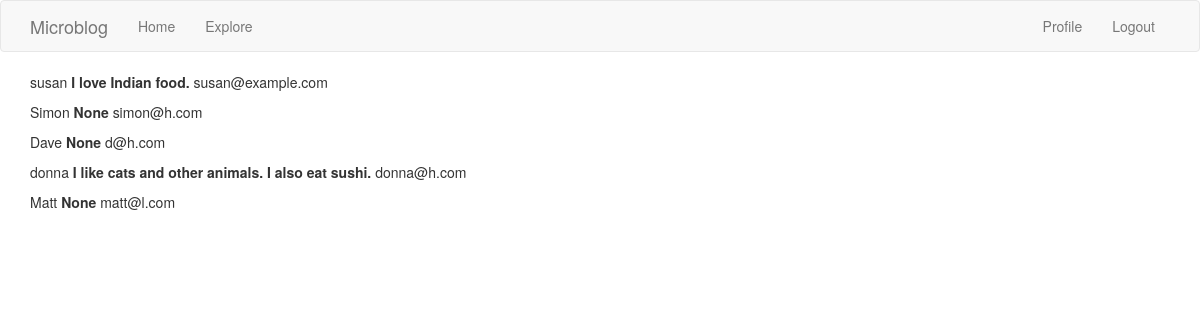
/userlist (signed in), run on the app's committed database.
### app/models.py (models this page shows, shortened)
class User(UserMixin,db.Model):
    id = db.Column(db.Integer, primary_key=True)
    username = db.Column(db.String(64), index=True, unique=True)
    email = db.Column(db.String(120), index=True, unique=True)
    password_hash = db.Column(db.String(128))
    posts = db.relationship('Post', backref='author', lazy='dynamic')
    about_me = db.Column(db.String(140))
    last_seen = db.Column(db.DateTime, default=datetime.utcnow)
    followed = db.relationship(
    'User', secondary=followers,
    primaryjoin=(followers.c.follower_id == id),
    secondaryjoin=(followers.c.followed_id == id),
    backref=db.backref('followers', lazy='dynamic'), lazy='dynamic')

### app/routes.py (the view)
@app.route('/userlist')
def userlist():
    users = User.query.all()
    return render_template('userlist.html', users=users)

### app/models.py (called while the page is built)
@login.user_loader
def load_user(id):
    return User.query.get(int(id))

### app/routes.py (called while the page is built)
@app.before_request
def before_request():
    if current_user.is_authenticated:
        current_user.last_seen = datetime.utcnow()
        db.session.commit()

### app/templates/userlist.html
{% extends "base.html" %}
{% block app_content %}
    {% for user in users %}
        <div><p>{{ user.username }} <b>{{user.about_me}}</b> {{user.email}}</p></div>
    {% endfor %}
{% endblock %}

### data on the page
User: username "susan", about_me "I love Indian food.", email "susan@example.com"
User: username "Simon", about_me "None", email "simon@h.com"
User: username "Dave", about_me "None", email "d@h.com"
User: username "donna", about_me "I like cats and other animals. I also eat sushi.", email "donna@h.com"
User: username "Matt", about_me "None", email "matt@l.com"
